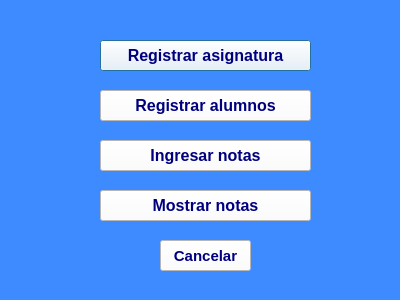
<?xml version="1.0" encoding="UTF-8"?>
<ui version="4.0">
 <class>Menu_Principal</class>
 <widget class="QDialog" name="Menu_Principal">
  <property name="geometry">
   <rect>
    <x>0</x>
    <y>0</y>
    <width>400</width>
    <height>300</height>
   </rect>
  </property>
  <property name="windowTitle">
   <string>Menú Principal</string>
  </property>
  <property name="styleSheet">
   <string notr="true">background-color: rgb(61, 139, 255);</string>
  </property>
  <widget class="QPushButton" name="btnRegAsig">
   <property name="geometry">
    <rect>
     <x>100</x>
     <y>40</y>
     <width>211</width>
     <height>31</height>
    </rect>
   </property>
   <property name="font">
    <font>
     <pointsize>12</pointsize>
     <weight>75</weight>
     <bold>true</bold>
    </font>
   </property>
   <property name="styleSheet">
    <string notr="true">background-color: rgb(255, 255, 255);
color: rgb(0, 0, 127);</string>
   </property>
   <property name="text">
    <string>Registrar asignatura</string>
   </property>
  </widget>
  <widget class="QPushButton" name="btnRegAlum">
   <property name="geometry">
    <rect>
     <x>100</x>
     <y>90</y>
     <width>211</width>
     <height>31</height>
    </rect>
   </property>
   <property name="font">
    <font>
     <pointsize>12</pointsize>
     <weight>75</weight>
     <bold>true</bold>
    </font>
   </property>
   <property name="styleSheet">
    <string notr="true">background-color: rgb(255, 255, 255);
color: rgb(0, 0, 127);</string>
   </property>
   <property name="text">
    <string>Registrar alumnos</string>
   </property>
  </widget>
  <widget class="QPushButton" name="btnIngresarNotas">
   <property name="geometry">
    <rect>
     <x>100</x>
     <y>140</y>
     <width>211</width>
     <height>31</height>
    </rect>
   </property>
   <property name="font">
    <font>
     <pointsize>12</pointsize>
     <weight>75</weight>
     <bold>true</bold>
    </font>
   </property>
   <property name="styleSheet">
    <string notr="true">background-color: rgb(255, 255, 255);
color: rgb(0, 0, 127);</string>
   </property>
   <property name="text">
    <string>Ingresar notas</string>
   </property>
  </widget>
  <widget class="QPushButton" name="btnCancelar">
   <property name="geometry">
    <rect>
     <x>160</x>
     <y>240</y>
     <width>91</width>
     <height>31</height>
    </rect>
   </property>
   <property name="font">
    <font>
     <pointsize>11</pointsize>
     <weight>75</weight>
     <bold>true</bold>
    </font>
   </property>
   <property name="styleSheet">
    <string notr="true">background-color: rgb(255, 255, 255);
color: rgb(0, 0, 127);</string>
   </property>
   <property name="text">
    <string>Cancelar</string>
   </property>
  </widget>
  <widget class="QPushButton" name="btnMostrarNotas">
   <property name="geometry">
    <rect>
     <x>100</x>
     <y>190</y>
     <width>211</width>
     <height>31</height>
    </rect>
   </property>
   <property name="font">
    <font>
     <pointsize>12</pointsize>
     <weight>75</weight>
     <bold>true</bold>
    </font>
   </property>
   <property name="styleSheet">
    <string notr="true">background-color: rgb(255, 255, 255);
color: rgb(0, 0, 127);</string>
   </property>
   <property name="text">
    <string>Mostrar notas</string>
   </property>
  </widget>
 </widget>
 <resources/>
 <connections/>
</ui>
